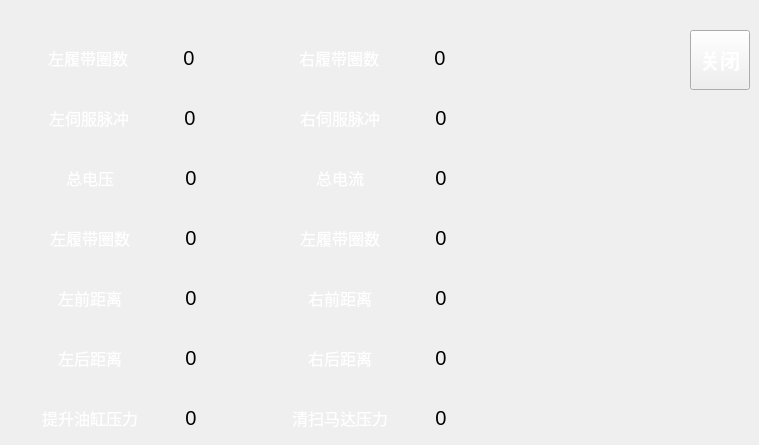
   <widget class="QWidget" name="tab">
    <attribute name="title">
     <string>运行数据</string>
    </attribute>
    <widget class="QLabel" name="Fpj_Left_Track_Encoder_Cycle_Num_label">
     <property name="geometry">
      <rect>
       <x>139</x>
       <y>40</y>
       <width>100</width>
       <height>36</height>
      </rect>
     </property>
     <property name="font">
      <font>
       <pointsize>15</pointsize>
      </font>
     </property>
     <property name="styleSheet">
      <string notr="true">background-image: url(:/pic/white_bg.png);</string>
     </property>
     <property name="text">
      <string>0</string>
     </property>
     <property name="alignment">
      <set>Qt::AlignCenter</set>
     </property>
    </widget>
    <widget class="QLabel" name="label">
     <property name="geometry">
      <rect>
       <x>38</x>
       <y>40</y>
       <width>100</width>
       <height>36</height>
      </rect>
     </property>
     <property name="font">
      <font>
       <pointsize>12</pointsize>
      </font>
     </property>
     <property name="styleSheet">
      <string notr="true">color: rgb(255, 255, 255);
background-image: url(:/pic/field_bg.png);</string>
     </property>
     <property name="text">
      <string>左履带圈数</string>
     </property>
     <property name="alignment">
      <set>Qt::AlignCenter</set>
     </property>
    </widget>
    <widget class="QLabel" name="Fpj_Right_Track_Encoder_Cycle_Num_label">
     <property name="geometry">
      <rect>
       <x>390</x>
       <y>40</y>
       <width>100</width>
       <height>36</height>
      </rect>
     </property>
     <property name="font">
      <font>
       <pointsize>15</pointsize>
      </font>
     </property>
     <property name="styleSheet">
      <string notr="true">background-image: url(:/pic/white_bg.png);</string>
     </property>
     <property name="text">
      <string>0</string>
     </property>
     <property name="alignment">
      <set>Qt::AlignCenter</set>
     </property>
    </widget>
    <widget class="QLabel" name="label_2">
     <property name="geometry">
      <rect>
       <x>289</x>
       <y>40</y>
       <width>100</width>
       <height>36</height>
      </rect>
     </property>
     <property name="font">
      <font>
       <pointsize>12</pointsize>
      </font>
     </property>
     <property name="styleSheet">
      <string notr="true">color: rgb(255, 255, 255);
background-image: url(:/pic/field_bg.png);</string>
     </property>
     <property name="text">
      <string>右履带圈数</string>
     </property>
     <property name="alignment">
      <set>Qt::AlignCenter</set>
     </property>
    </widget>
    <widget class="QPushButton" name="closePushButton1">
     <property name="geometry">
      <rect>
       <x>690</x>
       <y>30</y>
       <width>60</width>
       <height>60</height>
      </rect>
     </property>
     <property name="font">
      <font>
       <pointsize>15</pointsize>
       <weight>75</weight>
       <bold>true</bold>
      </font>
     </property>
     <property name="styleSheet">
      <string notr="true">color: rgb(255, 255, 255);</string>
     </property>
     <property name="text">
      <string>关闭</string>
     </property>
    </widget>
    <widget class="QLabel" name="label_3">
     <property name="geometry">
      <rect>
       <x>39</x>
       <y>100</y>
       <width>100</width>
       <height>36</height>
      </rect>
     </property>
     <property name="font">
      <font>
       <pointsize>12</pointsize>
      </font>
     </property>
     <property name="styleSheet">
      <string notr="true">color: rgb(255, 255, 255);
background-image: url(:/pic/field_bg.png);</string>
     </property>
     <property name="text">
      <string>左伺服脉冲</string>
     </property>
     <property name="alignment">
      <set>Qt::AlignCenter</set>
     </property>
    </widget>
    <widget class="QLabel" name="Fpj_Left_Servo_Pulse_label">
     <property name="geometry">
      <rect>
       <x>140</x>
       <y>100</y>
       <width>100</width>
       <height>36</height>
      </rect>
     </property>
     <property name="font">
      <font>
       <pointsize>15</pointsize>
      </font>
     </property>
     <property name="styleSheet">
      <string notr="true">background-image: url(:/pic/white_bg.png);</string>
     </property>
     <property name="text">
      <string>0</string>
     </property>
     <property name="alignment">
      <set>Qt::AlignCenter</set>
     </property>
    </widget>
    <widget class="QLabel" name="label_4">
     <property name="geometry">
      <rect>
       <x>290</x>
       <y>100</y>
       <width>100</width>
       <height>36</height>
      </rect>
     </property>
     <property name="font">
      <font>
       <pointsize>12</pointsize>
      </font>
     </property>
     <property name="styleSheet">
      <string notr="true">color: rgb(255, 255, 255);
background-image: url(:/pic/field_bg.png);</string>
     </property>
     <property name="text">
      <string>右伺服脉冲</string>
     </property>
     <property name="alignment">
      <set>Qt::AlignCenter</set>
     </property>
    </widget>
    <widget class="QLabel" name="Fpj_Right_Servo_Pulse_label">
     <property name="geometry">
      <rect>
       <x>391</x>
       <y>100</y>
       <width>100</width>
       <height>36</height>
      </rect>
     </property>
     <property name="font">
      <font>
       <pointsize>15</pointsize>
      </font>
     </property>
     <property name="styleSheet">
      <string notr="true">background-image: url(:/pic/white_bg.png);</string>
     </property>
     <property name="text">
      <string>0</string>
     </property>
     <property name="alignment">
      <set>Qt::AlignCenter</set>
     </property>
    </widget>
    <widget class="QLabel" name="label_5">
     <property name="geometry">
      <rect>
       <x>40</x>
       <y>160</y>
       <width>100</width>
       <height>36</height>
      </rect>
     </property>
     <property name="font">
      <font>
       <pointsize>12</pointsize>
      </font>
     </property>
     <property name="styleSheet">
      <string notr="true">color: rgb(255, 255, 255);
background-image: url(:/pic/field_bg.png);</string>
     </property>
     <property name="text">
      <string>总电压</string>
     </property>
     <property name="alignment">
      <set>Qt::AlignCenter</set>
     </property>
    </widget>
    <widget class="QLabel" name="Fpj_Total_Voltage_label">
     <property name="geometry">
      <rect>
       <x>141</x>
       <y>160</y>
       <width>100</width>
       <height>36</height>
      </rect>
     </property>
     <property name="font">
      <font>
       <pointsize>15</pointsize>
      </font>
     </property>
     <property name="styleSheet">
      <string notr="true">background-image: url(:/pic/white_bg.png);</string>
     </property>
     <property name="text">
      <string>0</string>
     </property>
     <property name="alignment">
      <set>Qt::AlignCenter</set>
     </property>
    </widget>
    <widget class="QLabel" name="label_6">
     <property name="geometry">
      <rect>
       <x>290</x>
       <y>160</y>
       <width>100</width>
       <height>36</height>
      </rect>
     </property>
     <property name="font">
      <font>
       <pointsize>12</pointsize>
      </font>
     </property>
     <property name="styleSheet">
      <string notr="true">color: rgb(255, 255, 255);
background-image: url(:/pic/field_bg.png);</string>
     </property>
     <property name="text">
      <string>总电流</string>
     </property>
     <property name="alignment">
      <set>Qt::AlignCenter</set>
     </property>
    </widget>
    <widget class="QLabel" name="Fpj_Total_Ampere_label">
     <property name="geometry">
      <rect>
       <x>391</x>
       <y>160</y>
       <width>100</width>
       <height>36</height>
      </rect>
     </property>
     <property name="font">
      <font>
       <pointsize>15</pointsize>
      </font>
     </property>
     <property name="styleSheet">
      <string notr="true">background-image: url(:/pic/white_bg.png);</string>
     </property>
     <property name="text">
      <string>0</string>
     </property>
     <property name="alignment">
      <set>Qt::AlignCenter</set>
     </property>
    </widget>
    <widget class="QLabel" name="Fpj_Left_Track_Encoder_Cycle_Num_label_6">
     <property name="geometry">
      <rect>
       <x>141</x>
       <y>220</y>
       <width>100</width>
       <height>36</height>
      </rect>
     </property>
     <property name="font">
      <font>
       <pointsize>15</pointsize>
      </font>
     </property>
     <property name="styleSheet">
      <string notr="true">background-image: url(:/pic/white_bg.png);</string>
     </property>
     <property name="text">
      <string>0</string>
     </property>
     <property name="alignment">
      <set>Qt::AlignCenter</set>
     </property>
    </widget>
    <widget class="QLabel" name="label_7">
     <property name="geometry">
      <rect>
       <x>40</x>
       <y>220</y>
       <width>100</width>
       <height>36</height>
      </rect>
     </property>
     <property name="font">
      <font>
       <pointsize>12</pointsize>
      </font>
     </property>
     <property name="styleSheet">
      <string notr="true">color: rgb(255, 255, 255);
background-image: url(:/pic/field_bg.png);</string>
     </property>
     <property name="text">
      <string>左履带圈数</string>
     </property>
     <property name="alignment">
      <set>Qt::AlignCenter</set>
     </property>
    </widget>
    <widget class="QLabel" name="Fpj_LeftFront_label">
     <property name="geometry">
      <rect>
       <x>141</x>
       <y>280</y>
       <width>100</width>
       <height>36</height>
      </rect>
     </property>
     <property name="font">
      <font>
       <pointsize>15</pointsize>
      </font>
     </property>
     <property name="styleSheet">
      <string notr="true">background-image: url(:/pic/white_bg.png);</string>
     </property>
     <property name="text">
      <string>0</string>
     </property>
     <property name="alignment">
      <set>Qt::AlignCenter</set>
     </property>
    </widget>
    <widget class="QLabel" name="label_8">
     <property name="geometry">
      <rect>
       <x>40</x>
       <y>280</y>
       <width>100</width>
       <height>36</height>
      </rect>
     </property>
     <property name="font">
      <font>
       <pointsize>12</pointsize>
      </font>
     </property>
     <property name="styleSheet">
      <string notr="true">color: rgb(255, 255, 255);
background-image: url(:/pic/field_bg.png);</string>
     </property>
     <property name="text">
      <string>左前距离</string>
     </property>
     <property name="alignment">
      <set>Qt::AlignCenter</set>
     </property>
    </widget>
    <widget class="QLabel" name="Fpj_LeftBehind_label">
     <property name="geometry">
      <rect>
       <x>141</x>
       <y>340</y>
       <width>100</width>
       <height>36</height>
      </rect>
     </property>
     <property name="font">
      <font>
       <pointsize>15</pointsize>
      </font>
     </property>
     <property name="styleSheet">
      <string notr="true">background-image: url(:/pic/white_bg.png);</string>
     </property>
     <property name="text">
      <string>0</string>
     </property>
     <property name="alignment">
      <set>Qt::AlignCenter</set>
     </property>
    </widget>
    <widget class="QLabel" name="label_13">
     <property name="geometry">
      <rect>
       <x>40</x>
       <y>340</y>
       <width>100</width>
       <height>36</height>
      </rect>
     </property>
     <property name="font">
      <font>
       <pointsize>12</pointsize>
      </font>
     </property>
     <property name="styleSheet">
      <string notr="true">color: rgb(255, 255, 255);
background-image: url(:/pic/field_bg.png);</string>
     </property>
     <property name="text">
      <string>左后距离</string>
     </property>
     <property name="alignment">
      <set>Qt::AlignCenter</set>
     </property>
    </widget>
    <widget class="QLabel" name="Fpj_Lifting_Oc_Pressure_label">
     <property name="geometry">
      <rect>
       <x>141</x>
       <y>400</y>
       <width>100</width>
       <height>36</height>
      </rect>
     </property>
     <property name="font">
      <font>
       <pointsize>15</pointsize>
      </font>
     </property>
     <property name="styleSheet">
      <string notr="true">background-image: url(:/pic/white_bg.png);</string>
     </property>
     <property name="text">
      <string>0</string>
     </property>
     <property name="alignment">
      <set>Qt::AlignCenter</set>
     </property>
    </widget>
    <widget class="QLabel" name="label_14">
     <property name="geometry">
      <rect>
       <x>40</x>
       <y>400</y>
       <width>100</width>
       <height>36</height>
      </rect>
     </property>
     <property name="font">
      <font>
       <pointsize>12</pointsize>
      </font>
     </property>
     <property name="styleSheet">
      <string notr="true">color: rgb(255, 255, 255);
background-image: url(:/pic/field_bg.png);</string>
     </property>
     <property name="text">
      <string>提升油缸压力</string>
     </property>
     <property name="alignment">
      <set>Qt::AlignCenter</set>
     </property>
    </widget>
    <widget class="QLabel" name="Fpj_Left_Track_Encoder_Cycle_Num_label_10">
     <property name="geometry">
      <rect>
       <x>391</x>
       <y>220</y>
       <width>100</width>
       <height>36</height>
      </rect>
     </property>
     <property name="font">
      <font>
       <pointsize>15</pointsize>
      </font>
     </property>
     <property name="styleSheet">
      <string notr="true">background-image: url(:/pic/white_bg.png);</string>
     </property>
     <property name="text">
      <string>0</string>
     </property>
     <property name="alignment">
      <set>Qt::AlignCenter</set>
     </property>
    </widget>
    <widget class="QLabel" name="label_15">
     <property name="geometry">
      <rect>
       <x>290</x>
       <y>220</y>
       <width>100</width>
       <height>36</height>
      </rect>
     </property>
     <property name="font">
      <font>
       <pointsize>12</pointsize>
      </font>
     </property>
     <property name="styleSheet">
      <string notr="true">color: rgb(255, 255, 255);
background-image: url(:/pic/field_bg.png);</string>
     </property>
     <property name="text">
      <string>左履带圈数</string>
     </property>
     <property name="alignment">
      <set>Qt::AlignCenter</set>
     </property>
    </widget>
    <widget class="QLabel" name="Fpj_RightFront_label">
     <property name="geometry">
      <rect>
       <x>391</x>
       <y>280</y>
       <width>100</width>
       <height>36</height>
      </rect>
     </property>
     <property name="font">
      <font>
       <pointsize>15</pointsize>
      </font>
     </property>
     <property name="styleSheet">
      <string notr="true">background-image: url(:/pic/white_bg.png);</string>
     </property>
     <property name="text">
      <string>0</string>
     </property>
     <property name="alignment">
      <set>Qt::AlignCenter</set>
     </property>
    </widget>
    <widget class="QLabel" name="label_16">
     <property name="geometry">
      <rect>
       <x>290</x>
       <y>280</y>
       <width>100</width>
       <height>36</height>
      </rect>
     </property>
     <property name="font">
      <font>
       <pointsize>12</pointsize>
      </font>
     </property>
     <property name="styleSheet">
      <string notr="true">color: rgb(255, 255, 255);
background-image: url(:/pic/field_bg.png);</string>
     </property>
     <property name="text">
      <string>右前距离</string>
     </property>
     <property name="alignment">
      <set>Qt::AlignCenter</set>
     </property>
    </widget>
    <widget class="QLabel" name="Fpj_RightBehind_label">
     <property name="geometry">
      <rect>
       <x>391</x>
       <y>340</y>
       <width>100</width>
       <height>36</height>
      </rect>
     </property>
     <property name="font">
      <font>
       <pointsize>15</pointsize>
      </font>
     </property>
     <property name="styleSheet">
      <string notr="true">background-image: url(:/pic/white_bg.png);</string>
     </property>
     <property name="text">
      <string>0</string>
     </property>
     <property name="alignment">
      <set>Qt::AlignCenter</set>
     </property>
    </widget>
    <widget class="QLabel" name="label_17">
     <property name="geometry">
      <rect>
       <x>290</x>
       <y>340</y>
       <width>100</width>
       <height>36</height>
      </rect>
     </property>
     <property name="font">
      <font>
       <pointsize>12</pointsize>
      </font>
     </property>
     <property name="styleSheet">
      <string notr="true">color: rgb(255, 255, 255);
background-image: url(:/pic/field_bg.png);</string>
     </property>
     <property name="text">
      <string>右后距离</string>
     </property>
     <property name="alignment">
      <set>Qt::AlignCenter</set>
     </property>
    </widget>
    <widget class="QLabel" name="Fpj_Sweeping_Motor_Pressure_label">
     <property name="geometry">
      <rect>
       <x>391</x>
       <y>400</y>
       <width>100</width>
       <height>36</height>
      </rect>
     </property>
     <property name="font">
      <font>
       <pointsize>15</pointsize>
      </font>
     </property>
     <property name="styleSheet">
      <string notr="true">background-image: url(:/pic/white_bg.png);</string>
     </property>
     <property name="text">
      <string>0</string>
     </property>
     <property name="alignment">
      <set>Qt::AlignCenter</set>
     </property>
    </widget>
    <widget class="QLabel" name="label_23">
     <property name="geometry">
      <rect>
       <x>290</x>
       <y>400</y>
       <width>100</width>
       <height>36</height>
      </rect>
     </property>
     <property name="font">
      <font>
       <pointsize>12</pointsize>
      </font>
     </property>
     <property name="styleSheet">
      <string notr="true">color: rgb(255, 255, 255);
background-image: url(:/pic/field_bg.png);</string>
     </property>
     <property name="text">
      <string>清扫马达压力</string>
     </property>
     <property name="alignment">
      <set>Qt::AlignCenter</set>
     </property>
    </widget>
   </widget>
